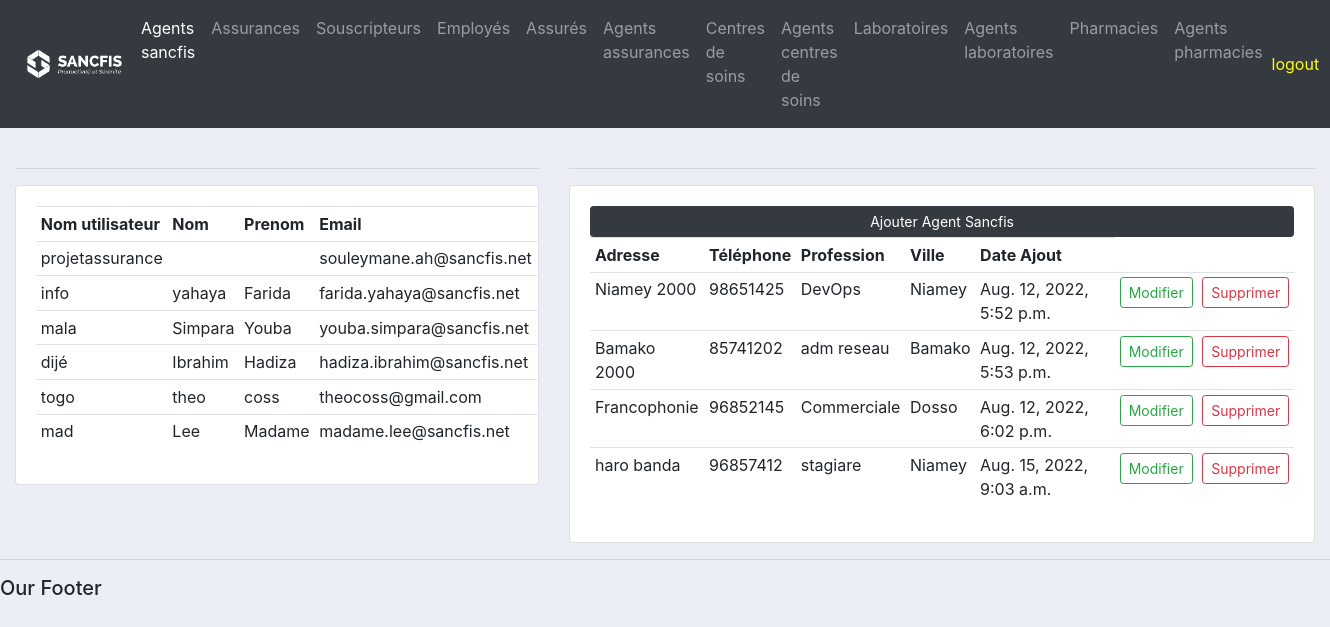
The app's page / (signed in) with its own data.
### assurance/models.py (models this page shows, shortened)
class AgentSancfis(models.Model):
    utilisateur = models.OneToOneField(User, on_delete=models.CASCADE)
    adresse = models.CharField(max_length=40, null=True)
    ville = models.CharField(max_length=40, null=True)
    pays = models.CharField(max_length=40, null=True)
    telephone = models.CharField(max_length=20, null=True)
    profession = models.CharField(max_length=40, null=True)
    CHOIX = (
        ('MASCULIN', 'masculin'),
        ('FEMININ', 'feminin'),
    )
    genre = models.CharField(max_length=10, choices=CHOIX, null=True)
    date_ajout = models.DateTimeField(auto_now_add=True)
    date_modif = models.DateTimeField(auto_now=True)

### assurance/privileges.py (the view)
    def wrapper_func(request, *args, **kwargs):
        group = None
        if request.user.groups.exists():
            group = request.user.groups.all()[0].name
        if group == 'groupe_assure':
            return redirect('assure')
        if group == 'groupe_souscripteur':
            return redirect('souscripteur')
        if group == 'groupe_pharmacie':
            return redirect('pharmacie')
        if group == 'groupe_cs':
            return redirect('centre_soins')
        if group == 'groupe_labo':
            return redirect('laboratoire')
        if group == 'groupe_assurance':
            return redirect('assurance')
        if group == 'groupe_agent_pharmacie':
            return redirect('agent_pharmacie')
        if group == 'groupe_agent_cs':
            return redirect('agent_cs')
        if group == 'groupe_agent_labo':
            return redirect('agent_laboratoire')
        if group == 'groupe_agent_assurance':
            return redirect('agent_assurance')
        if group == 'groupe_agent_sancfis':
            return redirect('agent_sancfis')
        elif group == 'admin':
            return view_func(request, *args, **kwargs)
        else:
            return HttpResponse("Vous n'avez pas accès à cette page !!!")

### assurance/views.py (called while the page is built)
@droits_admin
@login_required(login_url='login')
def adminSyteme(request):
    agentsancfis = AgentSancfis.objects.all()
    utilisateur = User.objects.all()
    context = {'agentsancfis': agentsancfis, 'utilisateur': utilisateur}
    return render(request, 'admin/admin_systeme.html', context)

### assurance/templates/admin/admin_systeme.html
{% extends 'admin/main_admin.html' %}
{% load static %}
{% block content %}
<br>
<div class="row">
    <div class="container col-md-5 col-md-offset-1">
        <hr>
        <div class="card card-body">
            <table class="table table-sm">
                <tr>
                    <th>Nom utilisateur</th>
                    <th>Nom</th>
                    <th>Prenom</th>
                    <th>Email</th>
                </tr>
                {% for util in utilisateur %}
                    <tr>
                        <td>{{ util.username }}</td>
                        <td>{{ util.first_name }}</dt>
                        <td>{{ util.last_name }}</dt>
                        <td>{{ util.email }}</dt>
                    </tr>
                {% endfor %}
            </table>
        </div>
    </div>
    <div class="container col-md-7">
        <hr>
        <div class="card card-body">
            <a class="btn btn-dark btn-sm btn-block" href="{% url 'creer_agent_sancfis' %}">Ajouter Agent Sancfis</a>
            <table class="table table-sm">
                <tr>
                    <th>Adresse</th>
                    <th>Téléphone</th>
                    <th>Profession</th>
                    <th>Ville</th>
                    <th>Date Ajout</th>
                </tr>
                {% for agent in agentsancfis %}
                    <tr>
                        <td>{{ agent.adresse }}</dt>
                        <td>{{ agent.telephone }}</dt>
                        <td>{{ agent.profession }}</dt>
                        <td>{{ agent.ville }}</dt>
                        <td>{{ agent.date_ajout }}</dt>
                        <td><a class="btn btn-outline-success btn-sm" href="{% url 'modifier_agent_sancfis' agent.id %}">Modifier</a></td>
                        <td><a class="btn btn-outline-danger btn-sm" href="{% url 'supprimer_agent_sancfis' agent.id %}">Supprimer</a></td>
                    </tr>
                {% endfor %}
            </table>
        </div>
    </div>
</div>
{% endblock %}

### assurance/templates/admin/main_admin.html (shortened to what this page needs)
{% load static %}
<!DOCTYPE html>
<html>
<head>
    <link rel="stylesheet" href="https://cdn.jsdelivr.net/npm/bootstrap@4.3.1/dist/css/bootstrap.min.css"
>
    <link rel="stylesheet" type="text/css" href="{% static '/css/main.css' %}">
</head>
<body>
    {% include 'admin/navbar_admin.html' %}
    <div class="container-fluid">
    {% block content %}
    {% endblock %}
    </div>
    <hr>
    <h5>Our Footer</h5>
</body>
</html>

### assurance/templates/admin/navbar_admin.html (shortened to what this page needs)
{% load static %}
<nav class="navbar navbar-expand-lg navbar-dark bg-dark">
    <img style="height: 50px; width: 140px;" src="{% static 'images/logo.png' %}">
    <div class="collapse navbar-collapse" id="navbarNav">
        <ul class="navbar-nav">
            <li class="nav-item active">
                <a class="nav-link" href="{% url 'admin_systeme' %}">Agents sancfis</a>
            </li>
            <li class="nav-item">
                <a class="nav-link" href="{% url 'assurance' %}">Assurances</a>
            </li>
            <li class="nav-item">
                <a class="nav-link" href="{% url 'souscripteur' %}">Souscripteurs</a>
            </li>
            <li class="nav-item">
                <a class="nav-link" href="{% url 'employe' %}">Employés</a>
            </li>
            <li class="nav-item">
                <a class="nav-link" href="{% url 'assure' %}">Assurés</a>
            </li>
            <li class="nav-item">
                <a class="nav-link" href="{% url 'agent_assurance' %}">Agents assurances</a>
            </li>
            <li class="nav-item">
                <a class="nav-link" href="{% url 'centre_soins' %}">Centres de soins</a>
            </li>
            <li class="nav-item">
                <a class="nav-link" href="{% url 'agent_cs' %}">Agents centres de soins</a>
            </li>
            <li class="nav-item">
                <a class="nav-link" href="{% url 'laboratoire' %}">Laboratoires</a>
            </li>
            <li class="nav-item">
                <a class="nav-link" href="{% url 'agent_laboratoire' %}">Agents laboratoires</a>
            </li>
            <li class="nav-item">
                <a class="nav-link" href="{% url 'pharmacie' %}">Pharmacies</a>
            </li>
            <li class="nav-item">
                <a class="nav-link" href="{% url 'agent_pharmacie' %}">Agents pharmacies</a>
            </li>
        </ul>
    </div>
    <a href="{% url 'logout' %}" class="btn text-secondary px-0">
        <div style="color: yellow">
            logout
        </div>
    </a>
</nav>

### static/css/main.css (style rules this page uses)
body { background-color: #ebeff5; }

### records on screen
AgentSancfis: adresse "Niamey 2000", telephone "98651425", profession "DevOps", ville "Niamey", date_ajout "Aug. 12, 2022, 5:52 p.m."
AgentSancfis: adresse "Bamako 2000", telephone "85741202", profession "adm reseau", ville "Bamako", date_ajout "Aug. 12, 2022, 5:53 p.m."
AgentSancfis: adresse "Francophonie", telephone "96852145", profession "Commerciale", ville "Dosso", date_ajout "Aug. 12, 2022, 6:02 p.m."
AgentSancfis: adresse "haro banda", telephone "96857412", profession "stagiare", ville "Niamey", date_ajout "Aug. 15, 2022, 9:03 a.m."

### other values on screen
{{ util.username }} "projetassurance"
{{ util.email }} "souleymane.ah@sancfis.net"
{{ util.username }} "info"
{{ util.first_name }} "yahaya"
{{ util.last_name }} "Farida"
{{ util.email }} "farida.yahaya@sancfis.net"
{{ util.username }} "mala"
{{ util.first_name }} "Simpara"
{{ util.last_name }} "Youba"
{{ util.email }} "youba.simpara@sancfis.net"
{{ util.username }} "dijé"
{{ util.first_name }} "Ibrahim"
{{ util.last_name }} "Hadiza"
{{ util.email }} "hadiza.ibrahim@sancfis.net"
{{ util.username }} "togo"
